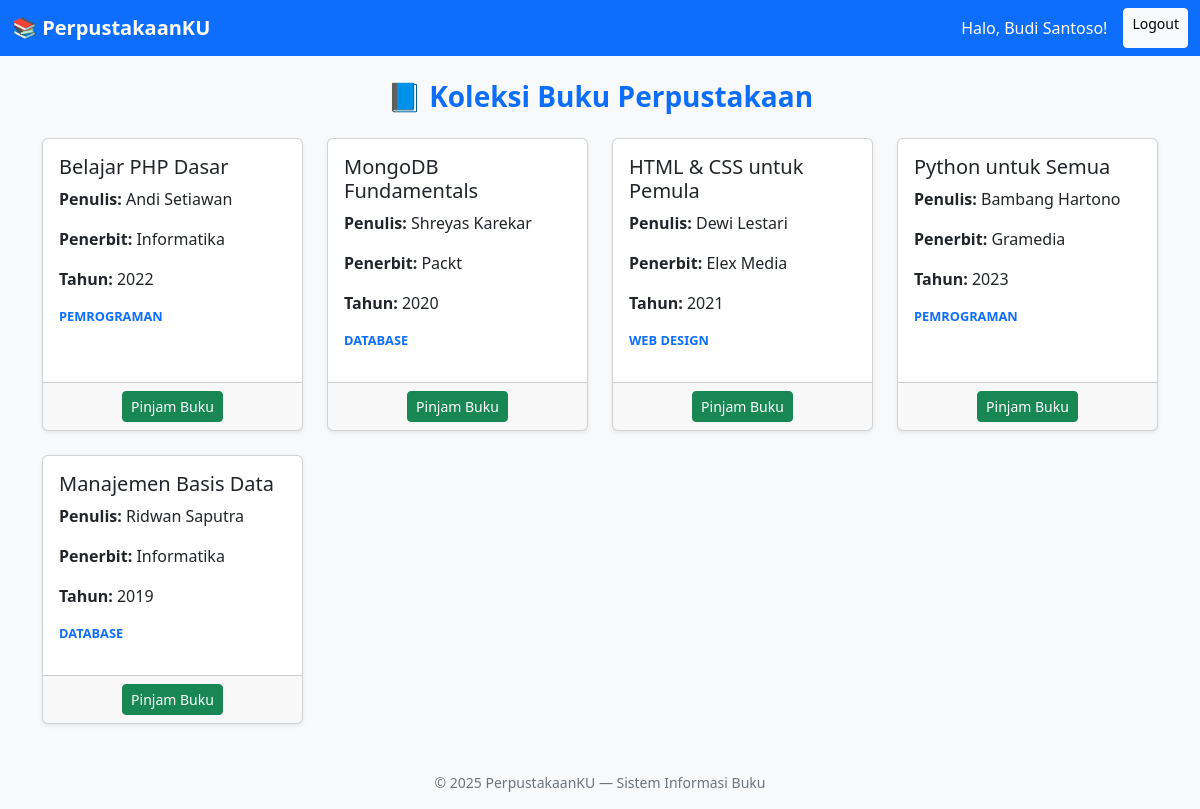
The page /user.php (signed in) on the database its author committed.
### tables this page shows
CREATE TABLE `buku` (
  `id_buku` int(11) NOT NULL,
  `judul_buku` varchar(150) NOT NULL,
  `penulis` varchar(100) DEFAULT NULL,
  `penerbit` varchar(100) DEFAULT NULL,
  `tahun_terbit` year(4) DEFAULT NULL,
  `kategori` varchar(50) DEFAULT NULL,
  `jumlah` int(11) DEFAULT 0,
  `tanggal_input` timestamp NOT NULL DEFAULT current_timestamp()
);

### user.php (the view, shortened to what this page needs)
<?php
require_once "koneksi.php";
?>
<!DOCTYPE html>
<html lang="id">
<head>
    <link href="https://cdn.jsdelivr.net/npm/bootstrap@5.3.2/dist/css/bootstrap.min.css" rel="stylesheet">
</head>
<body>
<nav class="navbar navbar-expand-lg navbar-dark bg-primary">
    <div class="container-fluid">
        <a class="navbar-brand fw-bold" href="index.php">📚 PerpustakaanKU</a>
        <div class="d-flex">
            <span class="navbar-text me-3 text-white">Halo, <?= htmlspecialchars($_SESSION['nama']) ?>!</span>
            <a href="logout.php" class="btn btn-light btn-sm">Logout</a>
        </div>
    </div>
</nav>
<div class="container mt-4">
    <h3 class="text-primary mb-4 text-center fw-semibold">📘 Koleksi Buku Perpustakaan</h3>
    <div class="row g-4">
        <?php
        $stmt = $koneksi->query("SELECT * FROM buku ORDER BY id_buku ASC");
        $buku = $stmt->fetchAll(PDO::FETCH_ASSOC);
        if ($buku):
            foreach ($buku as $item):
        ?>
            <div class="col-md-3">
                <div class="card book-card h-100 shadow-sm">
                    <div class="card-body">
                        <h5 class="card-title"><?= htmlspecialchars($item['judul_buku']); ?></h5>
                        <p><strong>Penulis:</strong> <?= htmlspecialchars($item['penulis']); ?></p>
                        <p><strong>Penerbit:</strong> <?= htmlspecialchars($item['penerbit']); ?></p>
                        <p><strong>Tahun:</strong> <?= htmlspecialchars($item['tahun_terbit']); ?></p>
                        <p class="book-type"><?= htmlspecialchars($item['kategori']); ?></p>
                    </div>
                    <div class="card-footer text-center">
                        <form method="POST">
                            <button type="submit" name="pinjam" class="btn btn-success btn-sm">Pinjam Buku</button>
                        </form>
                    </div>
                </div>
            </div>
        <?php endforeach;
        else: ?>
            <p class="text-center text-muted">Tidak ada buku tersedia.</p>
        <?php endif; ?>
    </div>
</div>
<footer class="text-center mt-5 text-secondary small">
    <p>© <?= date("Y") ?> PerpustakaanKU — Sistem Informasi Buku</p>
</footer>
</body>
</html>

### user.php (style rules this page uses)
body { background-color: #f8f9fa; }
.book-card { transition: 0.2s; }
.book-type { font-size: 0.8rem; font-weight: bold; color: #0d6efd; text-transform: uppercase; }

### rows shown on the page
buku: judul_buku "Belajar PHP Dasar", penulis "Andi Setiawan", penerbit "Informatika", tahun_terbit "2022", kategori "PEMROGRAMAN"
buku: judul_buku "MongoDB Fundamentals", penulis "Shreyas Karekar", penerbit "Packt", tahun_terbit "2020", kategori "DATABASE"
buku: judul_buku "HTML & CSS untuk Pemula", penulis "Dewi Lestari", penerbit "Elex Media", tahun_terbit "2021", kategori "WEB DESIGN"
buku: judul_buku "Python untuk Semua", penulis "Bambang Hartono", penerbit "Gramedia", tahun_terbit "2023", kategori "PEMROGRAMAN"
buku: judul_buku "Manajemen Basis Data", penulis "Ridwan Saputra", penerbit "Informatika", tahun_terbit "2019", kategori "DATABASE"

### other values the page prints
$_SESSION['nama'] "Budi Santoso"
